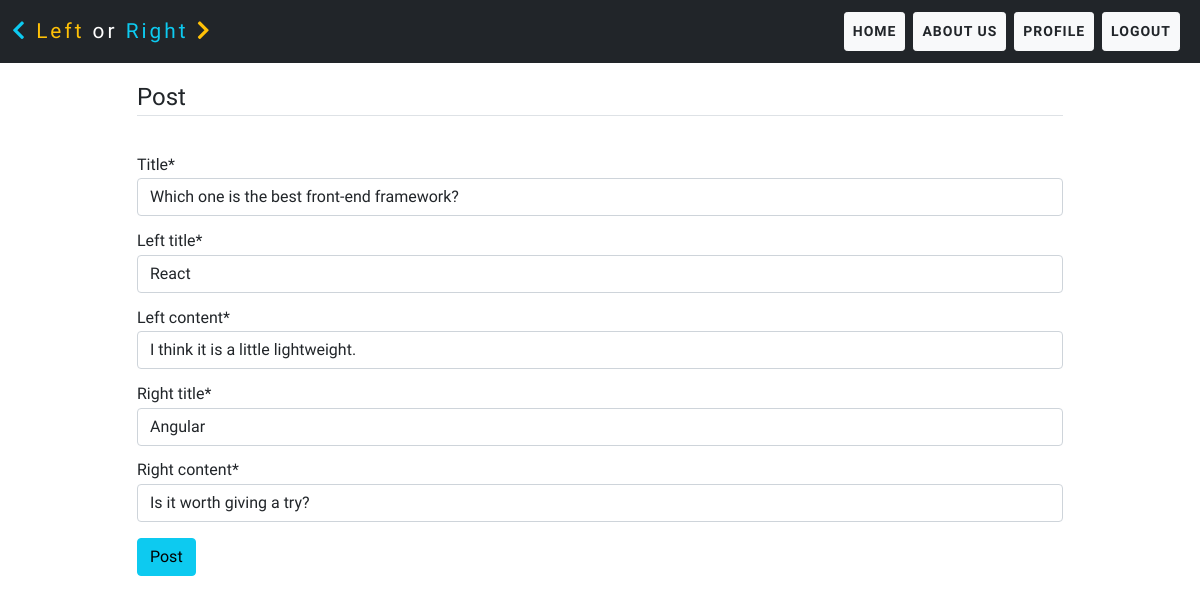
/post/10/update (signed in), run on an earlier commit of the app's database.
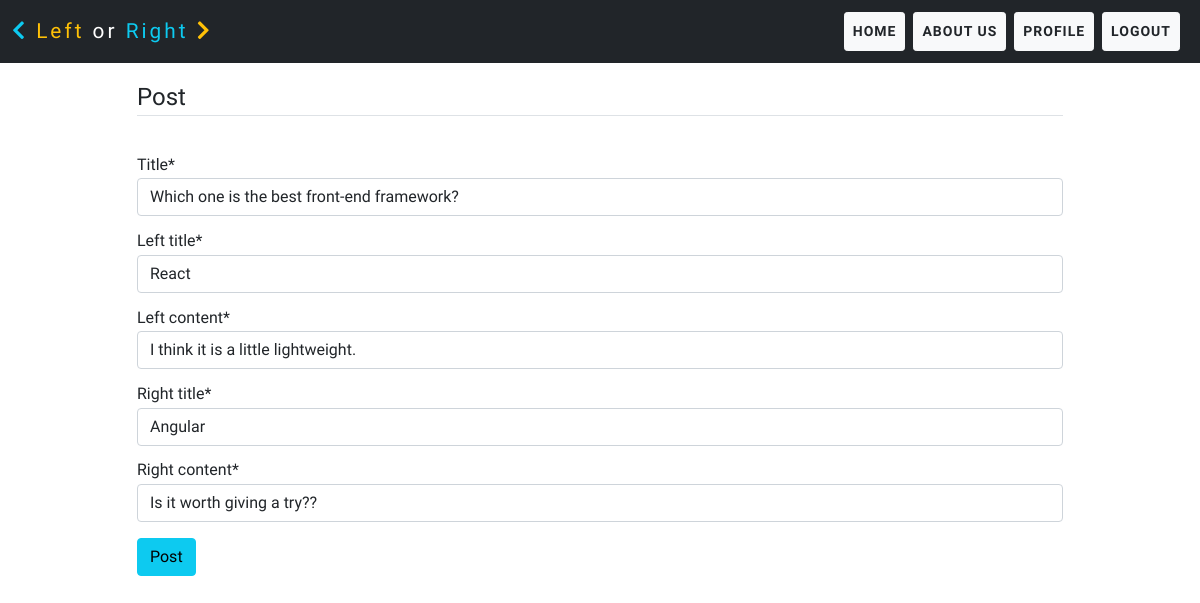
And on a later commit of the database.
### feed/models.py (models this page shows, shortened)
class Post(models.Model):
    title = models.CharField(max_length=250)
    datetime = models.DateTimeField(default=timezone.now)
    uname = models.ForeignKey(User, on_delete=models.CASCADE)
    left_title = models.CharField(max_length=200, default='')
    left_content = models.CharField(max_length=200, default='')
    left_vote = models.ManyToManyField(User, blank=True, related_name='left_vote')
    right_title = models.CharField(max_length=200, default='')
    right_content = models.CharField(max_length=200, default='')
    right_vote = models.ManyToManyField(User, blank=True, related_name='right_vote')

### feed/views.py (the view, shortened to what this page needs)
# urls.py: path('post/<int:pk>/update', UpdatePostView.as_view(), name='update_post'),
class UpdatePostView(LoginRequiredMixin, UpdateView, UserPassesTestMixin):
    model = Post
    fields = ['title', 'left_title', 'left_content', 'right_title', 'right_content']
    success_url = '/home'

### feed/templates/feed/post_form.html (shortened to what this page needs)
{% extends 'feed/base.html' %}
{% load crispy_forms_tags %}
{% block content %}
<div class="container">
    <div class="row justify-content-center my-3">
        <div class="col-10 red-hat-font">
            <form action="" method="POST">
                <fieldset class="form-group">
                    <legend class="border-bottom mb-4">
                        Post
                    </legend>
                    {{form | crispy}}
                </fieldset>
                <div class="form-group my-3">
                    <button class="btn btn-info" type="submit">
                        Post
                    </button>
                </div>
            </form>
        </div>
    </div>
</div>
{% endblock content %}

What changed in the data, as far as the page shows it:
changed Post "Which one is the best front-end framework?": right_content "Is it worth giving a try?" → "Is it worth giving a try??"
